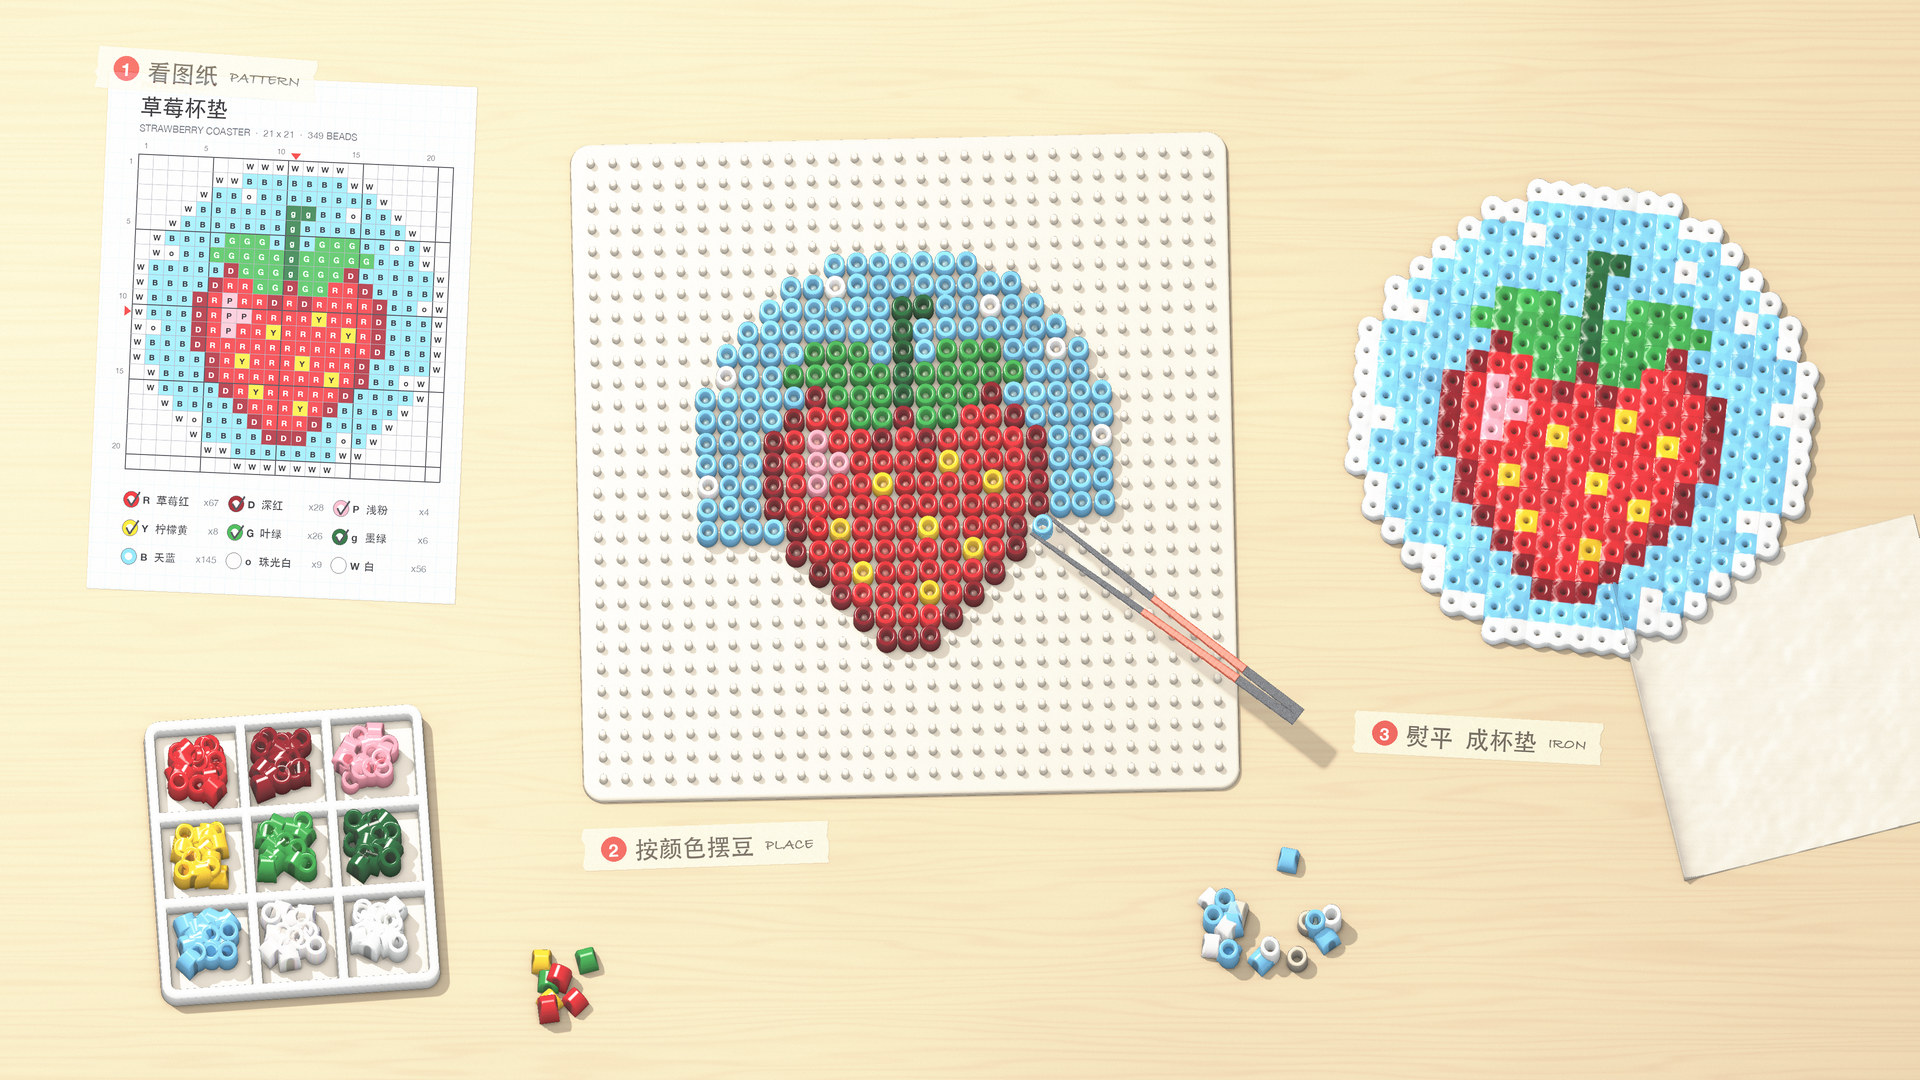

Generate this figure with Python:
"""Example (fuse beads / 拼豆): 草莓杯垫 · Strawberry Coaster — how a bead coaster is made, left to right on a
craft table: ① the printed pattern chart on graph paper (a strawberry in a 21-bead circle, legend with counts,
pencil ticks on the colours already placed); ② a clear square pegboard with the same pattern half done -- the
strawberry colours are in, the sky-blue background is going in row by row, tweezers hold the next bead above
its peg, loose beads spilled beside; a sorting tray with a heap of every colour; ③ the finished coaster, ironed:
the beads have flowed into one flat, waxy piece, holes shrunk, the ironing paper peeled off beside it.
Draw-on stages: empty pegboards -> reds -> seeds and leaves -> background -> border -> ironing paper -> peeled
-> the coaster off its board. No image model.
python3 perler_strawberry_coaster.py [out.jpg] [--stages DIR]
"""
import os, sys, time
sys.path.insert(0, os.path.join(os.path.dirname(os.path.abspath(__file__)), '..', 'lib'))
import numpy as np
from perler import Perler

out = sys.argv[1] if len(sys.argv) > 1 and not sys.argv[1].startswith('--') else 'perler_strawberry_coaster.jpg'
stages = sys.argv[sys.argv.index('--stages') + 1] if '--stages' in sys.argv else None
t0 = time.time()

# ---- the pattern: a strawberry on a sky-blue 21-bead circle with a white rim and a few pearl sparkles
N = 21
STRAWBERRY = ['......gg.....',
              '......g......',
              '..GGG.g.GGG..',
              '.GGGGGgGGGGG.',
              '..DGGGgGGGD..',
              '.DRRGGDGGRRD.',
              'DRPRRDRDRRRRD',
              'DRPPRRRRYRRRD',
              'DRPRRYRRRRYRD',
              'DRRRRRRRRRRRD',
              '.DRYRRRYRRRD.',
              '.DRRRRRRRYRD.',
              '..DRYRRRRRD..',
              '...DRRRYRD...',
              '....DRRRD....',
              '.....DDD.....']
grid = [['.'] * N for _ in range(N)]
inside = lambda r, c: 0 <= r < N and 0 <= c < N and (r - 10) ** 2 + (c - 10) ** 2 <= 10.45 ** 2
for r in range(N):
    for c in range(N):
        if inside(r, c):
            rim = not all(inside(r + dr, c + dc) for dr, dc in ((1, 0), (-1, 0), (0, 1), (0, -1)))
            grid[r][c] = 'W' if rim else 'B'
for i, line in enumerate(STRAWBERRY):
    for j, ch in enumerate(line):
        if ch != '.': grid[3 + i][4 + j] = ch
for r, c in [(2, 7), (3, 14), (6, 2), (5, 17), (11, 1), (14, 18), (17, 4), (18, 14), (9, 19)]:
    if grid[r][c] == 'B': grid[r][c] = 'o'
PATTERN = [''.join(row) for row in grid]
KEY = {'R': 'red', 'D': 'dark_red', 'P': 'pink', 'Y': 'yellow', 'G': 'green', 'g': 'dark_green',
       'B': 'sky', 'o': 'pearl', 'W': 'white'}
NAMES = {'R': '草莓红', 'D': '深红', 'P': '浅粉', 'Y': '柠檬黄', 'G': '叶绿', 'g': '墨绿', 'B': '天蓝',
         'o': '珠光白', 'W': '白'}

p = Perler(1920, 1080, seed=11, pitch=22, ss=2)
p.desk('#e0caa6')

# ---- ① the chart, taped to the table
chart = p.chart(PATTERN, KEY, 282, 338, cell=15, angle=-2.5, title='草莓杯垫', number='PATTERN  No.07',
                subtitle='STRAWBERRY COASTER  ·  21 x 21  ·  %d BEADS' % sum(len(l) - l.count('.') for l in PATTERN),
                names=NAMES)
t1 = p.tape('看图纸', 206, 74, angle=-4, size=24, sub='PATTERN', badge='1')

# ---- sorting tray: a heap of each colour
p.tray(292, 858, [['red', 'dark_red', 'pink'], ['yellow', 'green', 'dark_green'], ['sky', 'pearl', 'white']],
       cell=86, angle=4, fill=20)

# ---- ② the square pegboard (the one being made) and ③ the round one (the one that gets ironed)
sq = p.pegboard(905, 468, 29, colour='clear', angle=1.2)
rd = p.pegboard(1582, 420, 23, shape='circle', colour='#f3dfe4', angle=-6)
t2 = p.tape('按颜色摆豆', 706, 846, angle=2, size=24, sub='PLACE', badge='2')
t3 = p.tape('熨平  成杯垫', 1478, 738, angle=-3, size=24, sub='IRON', badge='3')
p.stage('empty_pegboards')

AT_SQ, AT_RD = (4, 4), (1, 1)
p.place(sq, PATTERN, KEY, at=AT_SQ, only='RDP'); p.place(rd, PATTERN, KEY, at=AT_RD, only='RDP')
chart.done.update('RDP')
p.stage('reds')
p.place(sq, PATTERN, KEY, at=AT_SQ, only='YGg'); p.place(rd, PATTERN, KEY, at=AT_RD, only='YGg')
chart.done.update('YGg')
p.stage('seeds_leaves')

# the square board stops half way through the background: placed row by row from the top, row 13 half done
front = lambda r, c: (r - AT_SQ[0]) < 13 or ((r - AT_SQ[0]) == 13 and (c - AT_SQ[1]) < 9)
p.place(sq, PATTERN, KEY, at=AT_SQ, only='Bo', keep=front)
p.place(rd, PATTERN, KEY, at=AT_RD, only='Bo')
# the next bead goes on the first empty background peg along the front, lower right of the strawberry
todo = [(r, c) for r in range(N) for c in range(N) if PATTERN[r][c] in 'Bo' and not front(r + AT_SQ[0], c + AT_SQ[1])
        and c > 12]
tr_, tc_ = min(todo, key=lambda rc: (rc[0], rc[1]))
target = sq.xy(AT_SQ[0] + tr_, AT_SQ[1] + tc_)
p.tweezers(target, angle=-38, length=330, lift=24, holding='sky')
p.spill(1268, 912, ['sky', 'sky', 'sky', 'pearl', 'white', 'clear'], n=18, spread=62, standing=0.45)
p.spill(560, 985, ['red', 'yellow', 'green'], n=7, spread=30, standing=0.3)
p.stage('background')

p.place(rd, PATTERN, KEY, at=AT_RD, only='W')
p.stage('border_done')

paper = p.ironing_paper(1590, 425, 600, 590, angle=4)
p.on_top(t3)
p.stage('ironing_paper')

p.iron(rd, 0.70)
p.remove(paper)
paper = p.ironing_paper(1590, 425, 600, 590, angle=4, cut=((1640, 425), (np.cos(0.3), np.sin(0.3))), curl=7)
p.on_top(t3)
p.stage('peeled')

# ---- the coaster comes off its board; the used ironing paper lies beside it
p.remove(paper)
p.lift_off(rd)
p.ironing_paper(1790, 700, 330, 300, angle=14, cut=((1640, 700), (0.97, -0.24)), curl=9, wrinkle=1.8)
p.on_top(rd, t1, t2, t3)                     # the coaster lies on the paper; labels stay on top

p.save(out, stages)
print(out, f'{time.time() - t0:.1f}s')
